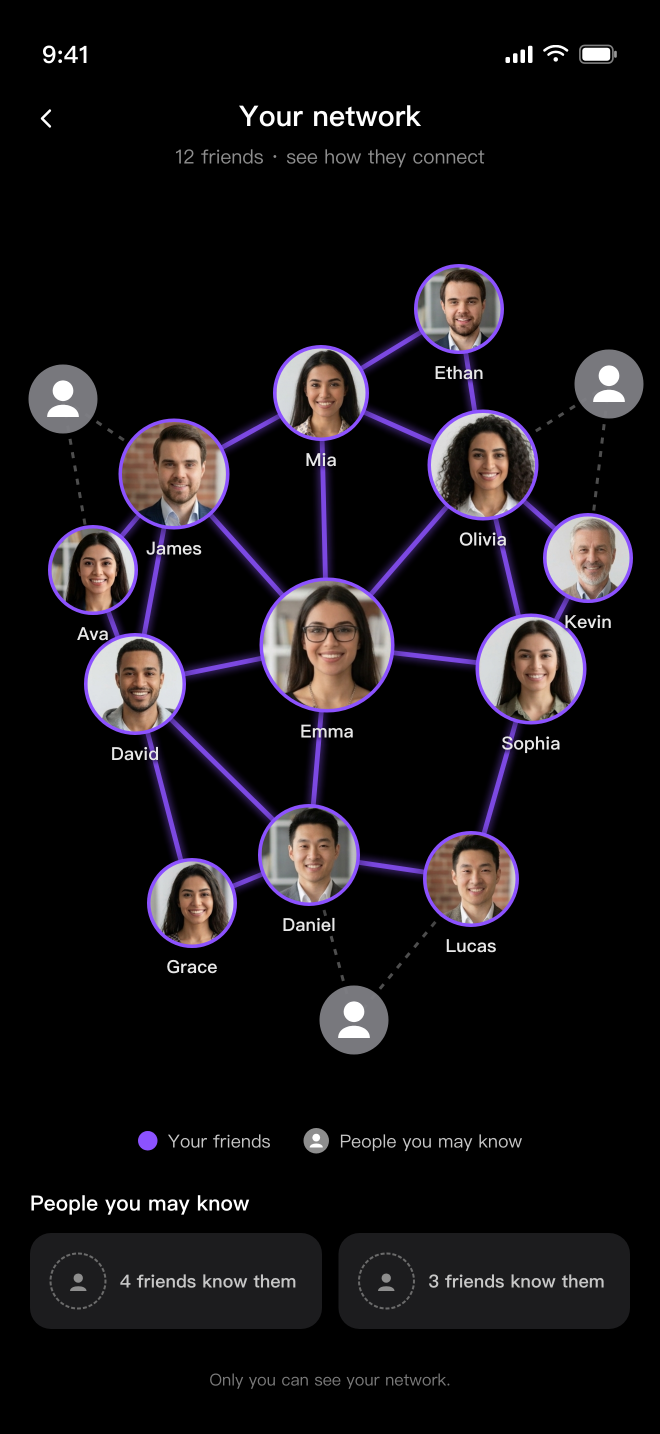
#> input picture store-assets/app-store/screenshots-6.9-en/01-network.png, 1320 x 2868 px (shown at 1/2 size)
$ python build_screenshot.py 5 screenshots-6.9-en/01-network.png
#> lines starting #> are read from the running program, lines starting #| are printed output that depends on the picture; after the words box and inside, x2 and y2 are one past the last pixel; in counts of white or black regions, pixels touching at a corner belong together
#!/usr/bin/env python3
"""Build PikTag App Store marketing screenshots.

LINE-style layout: purple→pink gradient background, big bold title at top,
small subtitle below, simplified rounded-white phone frame containing the
real app screenshot below.

Output: 1320×2868 PNG per card (iPhone 17 Pro Max / 6.9" ASC slot).
"""
import os
import sys
from pathlib import Path
from PIL import Image, ImageDraw, ImageFont, ImageFilter

# SS_LANG = one of the 17 caption locales (default zh-TW). zh-TW reads the
# Chinese app screenshots from screenshots-6.9/ and writes to
# screenshots-6.9-marketing/; every other locale reads the ENGLISH app-
# screen set (screenshots-6.9-en/, NA primary market) and writes to
# screenshots-6.9-marketing-<locale>/. Captions live in captions.py.
LANG = os.environ.get("SS_LANG", "zh-TW")
from captions import CARDS_BY_LANG, CHIP_BY_LANG  # noqa: E402

# ── Canvas / brand ─────────────────────────────────────────────────────
W, H = 1320, 2868
# Brand purple→pink gradient. piktag500 = #8c52ff, end = pink-500 #ec4899.
GRAD_START = (140, 82, 255)   # purple
GRAD_END = (236, 72, 153)     # pink
WHITE = (255, 255, 255)
DARK = (255, 255, 255)        # title color on gradient

# ── Layout ─────────────────────────────────────────────────────────────
PAD_X = 90
TITLE_TOP = 208
TITLE_LINE_GAP = 14
SUBTITLE_GAP = 44
PHONE_TOP = 724
# Aspect-match source 1320×2868 so the screenshot fits without bottom crop.
# inner aspect = 952/2068 ≈ 0.460 = source aspect. Outer adds border 14×2.
PHONE_W = 980
PHONE_H = 2096
PHONE_RADIUS = 70    # phone corner radius
PHONE_BORDER_W = 14  # white frame thickness
PHONE_SHADOW_BLUR = 60

# ── Fonts ──────────────────────────────────────────────────────────────
# CJK locales use Hiragino (full CJK coverage). Every other locale uses Arial,
# which renders Latin Extended (œ, î), Vietnamese/Turkish diacritics, Cyrillic,
# AND a normal-width apostrophe — Hiragino lacks œ/î and draws ' full-width
# (the "d' œil → d' [tofu]" bug the founder caught on the fr card 2026-06-27).
_CJK_LANGS = {"zh-TW", "zh-CN", "ja"}
# League Spartan = PikTag brand typeface (2026-06-27). It is Latin-only — covers these
# 8 locales but NOT Vietnamese/Cyrillic, so vi/ru stay on Arial; CJK stays
# Hiragino. (See memory: piktag-brand-typeface-outfit.)
_LSPARTAN_LANGS = {"en", "de", "fr", "es", "pt", "it", "id", "tr"}
_IS_CJK = LANG in _CJK_LANGS
_IS_LSPARTAN = LANG in _LSPARTAN_LANGS
_HERE = os.path.dirname(os.path.abspath(__file__))
HIRAGINO = "/System/Library/Fonts/Hiragino Sans GB.ttc"
ARIAL = "/System/Library/Fonts/Supplemental/Arial.ttf"
ARIAL_BOLD = "/System/Library/Fonts/Supplemental/Arial Bold.ttf"
LSPARTAN = os.path.join(_HERE, "fonts", "LeagueSpartan-Regular.ttf")
LSPARTAN_BOLD = os.path.join(_HERE, "fonts", "LeagueSpartan-Bold.ttf")
FONT_PATH = HIRAGINO  # legacy alias (sparkle/decoration only)
TITLE_FONT_SIZE = 116
SUBTITLE_FONT_SIZE = 62   # was 48 — founder 2026-06-29: caption too small for older eyes


# [24 lines left out: function _linux_fallback, not called in this run]


def load_font(size: int, bold: bool = False) -> ImageFont.FreeTypeFont:
    try:
        if _IS_CJK:
            return ImageFont.truetype(HIRAGINO, size, index=(2 if bold else 0))
        if _IS_LSPARTAN:
            return ImageFont.truetype(LSPARTAN_BOLD if bold else LSPARTAN, size)
        return ImageFont.truetype(ARIAL_BOLD if bold else ARIAL, size)  # vi, ru
    except OSError:
        return _linux_fallback(size, bold)


def gradient_bg() -> Image.Image:
    """Diagonal purple→pink gradient covering 1320×2868."""
    bg = Image.new("RGB", (W, H), GRAD_START)
    px = bg.load()
    # Diagonal blend: t = (x + y) / (W + H), where t∈[0,1] interpolates colors.
    denom = float(W + H)
    for y in range(H):
        for x in range(W):
            t = (x + y) / denom
            r = int(GRAD_START[0] * (1 - t) + GRAD_END[0] * t)
            g = int(GRAD_START[1] * (1 - t) + GRAD_END[1] * t)
            b = int(GRAD_START[2] * (1 - t) + GRAD_END[2] * t)
            px[x, y] = (r, g, b)
    return bg


def draw_text_centered(
    draw: ImageDraw.ImageDraw,
    text: str,
    font: ImageFont.FreeTypeFont,
    y: int,
    color: tuple,
) -> int:
    """Draw text horizontally centered. Returns the bottom y of drawn text."""
    bbox = draw.textbbox((0, 0), text, font=font)
    text_w = bbox[2] - bbox[0]
    text_h = bbox[3] - bbox[1]
    x = (W - text_w) // 2
    # Subtle drop shadow for readability on gradient.
    shadow_offset = 4
    draw.text((x + shadow_offset, y + shadow_offset), text, font=font, fill=(0, 0, 0, 60))
    draw.text((x, y), text, font=font, fill=color)
    return y + text_h


def wrap_title(title: str) -> list:
    """Split the title into visual lines. An explicit '\\n' in the caption
    forces the break (used by the localized captions); otherwise fall back
    to splitting on a full-width / half-width comma for the en/zh authored
    titles."""
    if "\n" in title:
        return title.split("\n")
    if "，" in title and len(title) > 9:
        return title.split("，", 1)
    if ", " in title and len(title) > 18:
        return [p.strip() for p in title.split(", ", 1)]
    return [title]


def wrap_to_width(draw, text, font, max_width):
    """Greedy-wrap text to fit max_width px. Word-wraps on spaces (Latin/
    Cyrillic); falls back to per-character wrapping for space-less CJK."""
    text = text.strip()
    if not text:
        return [""]
    units = text.split(" ") if " " in text else list(text)
    joiner = " " if " " in text else ""
    lines, cur = [], ""
    for u in units:
        trial = (cur + joiner + u) if cur else u
        if not cur or draw.textlength(trial, font=font) <= max_width:
            cur = trial
        else:
            lines.append(cur)
            cur = u
    if cur:
        lines.append(cur)
    return lines


def round_corners(im: Image.Image, radius: int) -> Image.Image:
    """Round the corners of an RGBA image with a soft mask."""
    mask = Image.new("L", im.size, 0)
    md = ImageDraw.Draw(mask)
    md.rounded_rectangle((0, 0, im.size[0], im.size[1]), radius=radius, fill=255)
    out = im.convert("RGBA")
    out.putalpha(mask)
    return out


def paste_phone(
    bg: Image.Image, app_screenshot_path: str
) -> None:
    """Paste the app screenshot inside a rounded white phone frame, centered.

    Frame = white rounded rect bigger than the screenshot by PHONE_BORDER_W
    on each side. Drop shadow on the frame.
    """
    # Load + resize the app screenshot to fit inside the inner rect.
    inner_w = PHONE_W - PHONE_BORDER_W * 2
    inner_h = PHONE_H - PHONE_BORDER_W * 2
    inner_radius = PHONE_RADIUS - PHONE_BORDER_W
    screenshot = Image.open(app_screenshot_path).convert("RGBA")
    # Fit-to-cover the inner rect (preserve aspect, crop the overflow).
    src_w, src_h = screenshot.size
    target_aspect = inner_w / inner_h
    src_aspect = src_w / src_h
    if abs(src_aspect - target_aspect) < 0.005:
        # Aspects match (phone frame is now sized to source aspect) — no crop.
        pass
    elif src_aspect > target_aspect:
        # source wider — crop horizontally, centered.
        new_w = int(src_h * target_aspect)
        offset_x = (src_w - new_w) // 2
        screenshot = screenshot.crop((offset_x, 0, offset_x + new_w, src_h))
    else:
        # source taller — center-crop vertically (preserve both top & bottom).
        new_h = int(src_w / target_aspect)
        offset_y = (src_h - new_h) // 2
        screenshot = screenshot.crop((0, offset_y, src_w, offset_y + new_h))
    screenshot = screenshot.resize((inner_w, inner_h), Image.LANCZOS)
    screenshot = round_corners(screenshot, inner_radius)

    # Build the white-frame layer (PHONE_W × PHONE_H), rounded.
    frame_layer = Image.new("RGBA", (PHONE_W, PHONE_H), (0, 0, 0, 0))
    fd = ImageDraw.Draw(frame_layer)
    fd.rounded_rectangle(
        (0, 0, PHONE_W, PHONE_H), radius=PHONE_RADIUS, fill=WHITE
    )
    # Inset the screenshot at PHONE_BORDER_W offset.
    frame_layer.paste(
        screenshot, (PHONE_BORDER_W, PHONE_BORDER_W), screenshot
    )

    # Drop shadow: blurred black rect under the frame.
    shadow = Image.new("RGBA", (W, H), (0, 0, 0, 0))
    sd = ImageDraw.Draw(shadow)
    phone_x = (W - PHONE_W) // 2
    phone_y = PHONE_TOP
    sd.rounded_rectangle(
        (phone_x, phone_y + 24, phone_x + PHONE_W, phone_y + PHONE_H + 24),
        radius=PHONE_RADIUS,
        fill=(0, 0, 0, 120),
    )
    shadow = shadow.filter(ImageFilter.GaussianBlur(radius=PHONE_SHADOW_BLUR))
    bg.paste(shadow, (0, 0), shadow)

    # Paste the actual phone frame on top.
    bg.paste(frame_layer, (phone_x, phone_y), frame_layer)


# [97 lines left out: functions draw_sparkle, draw_chip, not called in this run]


# Per-card decorative extras (chips + sparkles). Key = 1-based card index.
_SPARKLES = [
    (130, 460, 32),
    (1200, 510, 28),
    (90, 2580, 36),
    (1240, 2540, 30),
    (200, 1550, 22),
    (1170, 1400, 22),
]
_G_WHITE = ((255, 255, 255), (240, 230, 255))  # white→pale-purple
_G_PINK = ((255, 235, 250), (240, 220, 255))   # pink→pale-purple

_CHIP_FAST, _CHIP_AI = CHIP_BY_LANG[LANG]

CARD_EXTRAS = {
    1: {"sparkles": [], "chips": []},
    2: {"sparkles": [], "chips": []},
    # Chips only on the card-scan card (now #3 after the 2026-06-11
    # story reorder) per founder.
    3: {
        "sparkles": [],
        "chips": [
            (220, 1120, _CHIP_FAST, "", _G_WHITE),
            (1100, 1900, _CHIP_AI, "", _G_PINK),
        ],
    },
    4: {"sparkles": [], "chips": []},
    5: {"sparkles": [], "chips": []},
    6: {"sparkles": [], "chips": []},
}


def build(
    title: str, subtitle: str, app_screenshot_path: str, out_path: str,
    extras=None
) -> None:
    bg = gradient_bg().convert("RGBA")
    draw = ImageDraw.Draw(bg)
    title_font = load_font(TITLE_FONT_SIZE, bold=True)
    sub_font = load_font(SUBTITLE_FONT_SIZE, bold=False)
    max_w = W - 2 * PAD_X
    title_lh = int(TITLE_FONT_SIZE * 1.16)
    sub_lh = int(SUBTITLE_FONT_SIZE * 1.32)

    # Title — explicit \n parts, each auto-wrapped to fit the canvas width.
    y = TITLE_TOP
    for part in wrap_title(title):
        for line in wrap_to_width(draw, part, title_font, max_w):
            draw_text_centered(draw, line, title_font, y, WHITE)
            y += title_lh

    # Subtitle — auto-wrapped, may span multiple lines.
    y += SUBTITLE_GAP
    for line in wrap_to_width(draw, subtitle, sub_font, max_w):
        draw_text_centered(draw, line, sub_font, y, WHITE)
        y += sub_lh

    # Phone with screenshot.
    paste_phone(bg, app_screenshot_path)

    # Optional decorations: sparkles + floating chips on top of phone layer.
    if extras:
        deco = Image.new("RGBA", bg.size, (0, 0, 0, 0))
        dd = ImageDraw.Draw(deco)
        for cx, cy, size in extras.get("sparkles", []):
            draw_sparkle(dd, cx, cy, size)
        bg.paste(deco, (0, 0), deco)
        for cx, cy, label, icon, grad in extras.get("chips", []):
            draw_chip(bg, cx, cy, label, icon, grad)

    bg.convert("RGB").save(out_path, "PNG", optimize=True)
    print(f"Wrote: {out_path}")


# ── 6-card config ──────────────────────────────────────────────────────
# Order = the locked story (2026-06-11 Zuckerberg-standard pass): be found
# → meet (QR) → meet (card) → reconnect (AI) → discover (map) → grow
# (stats). Captions (17 locales) live in captions.py.
CARDS = CARDS_BY_LANG[LANG]


def main() -> None:
    if len(sys.argv) < 2:
        print("Usage: SS_LANG=<locale> build_screenshot.py <index 1-6> [source-app.png]")
        sys.exit(1)
    idx = int(sys.argv[1]) - 1
    if not (0 <= idx < len(CARDS)):
        print(f"index must be 1..{len(CARDS)}")
        sys.exit(1)
    title, subtitle, default_src = CARDS[idx]
    # zh-TW uses the Chinese app captures; every other locale reuses the
    # one English app-screen set (founder 2026-06-12: localize captions,
    # one app-screen set).
    src_dir = "screenshots-6.9" if LANG == "zh-TW" else "screenshots-6.9-en"
    source = sys.argv[2] if len(sys.argv) > 2 else f"{src_dir}/{default_src}"
    out_name = "screenshots-6.9-marketing" if LANG == "zh-TW" else f"screenshots-6.9-marketing-{LANG}"
    out = Path(__file__).parent / out_name
    out.mkdir(exist_ok=True)
    out_path = out / f"{idx+1:02d}-marketing.png"
    here = Path(__file__).parent
    abs_source = (here / source) if not Path(source).is_absolute() else Path(source)
    extras = CARD_EXTRAS.get(idx + 1)
    build(title, subtitle, str(abs_source), str(out_path), extras=extras)
#> in build, `bg = gradient_bg().convert("RGBA")`:
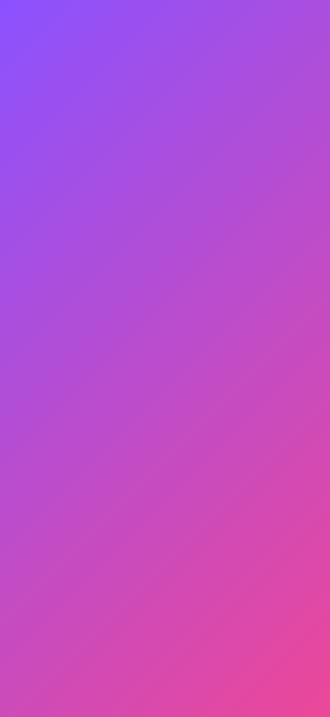
#> bg: PIL image 1320x2868 RGBA (shown at 1/4 size); mean R, G, B, A 187.5, 76.5, 203.5, 255
#> after the loop in build, `for part in wrap_title(title):`: y = 476
#> in build, `y += SUBTITLE_GAP`: y = 520
#> the loop in build, `for line in wrap_to_width(draw, subtitle, sub_font, max_w):` made 1 pass
#> (line, bbox in draw_text_centered, text_w in draw_text_centered, text_h in draw_text_centered, x in draw_text_centered, shadow_offset in draw_text_centered, y) on pass 1: ('同標籤的朋友，就在你身邊', (0, 14, 446, 69), 446, 55, 437, 4, 601)
#> after the loop in build, `for line in wrap_to_width(draw, subtitle, sub_font, max_w):`: y = 601
#> in round_corners, `out.putalpha(mask)`:
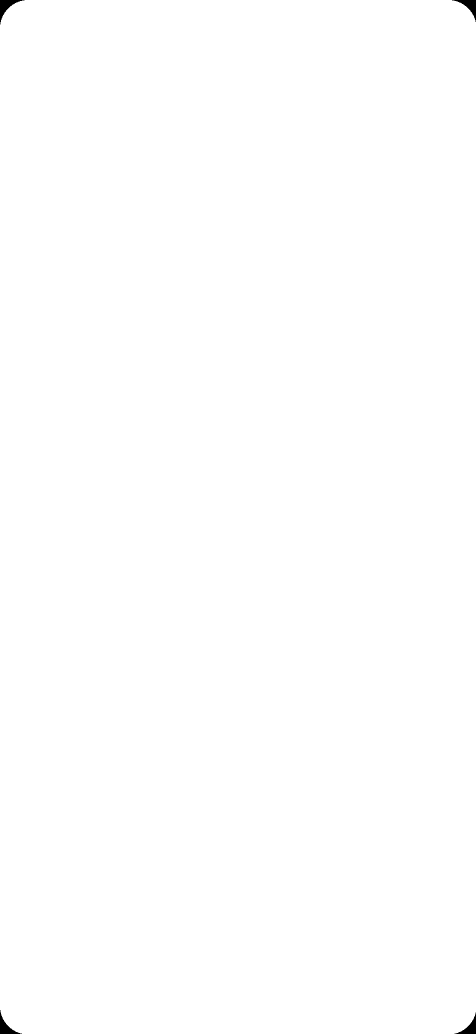
#> mask: PIL image 952x2068 L (shown at 1/2 size); 99.9% white; 4 black regions, box (x1, y1, x2, y2) and area: (0, 0, 49, 49) 691, (904, 0, 952, 44) 642, (0, 2020, 44, 2068) 642, (909, 2025, 952, 2068) 594
#> in paste_phone, `bg.paste(shadow, (0, 0), shadow)`:
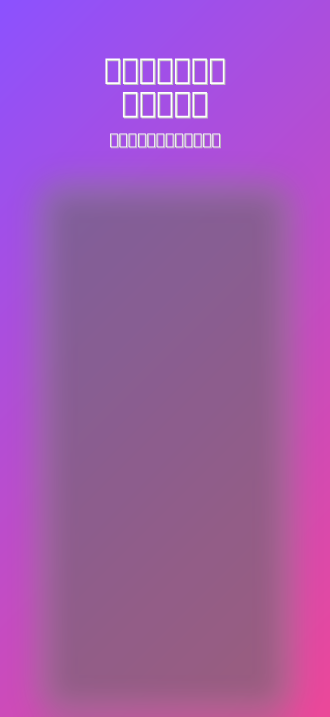
#> bg: PIL image 1320x2868 RGBA (shown at 1/4 size); mean R, G, B, A 137.6, 58.3, 153, 216.7; transparent parts drawn white
#> in build, `bg.convert("RGB").save(out_path, "PNG", optimize=True)`:
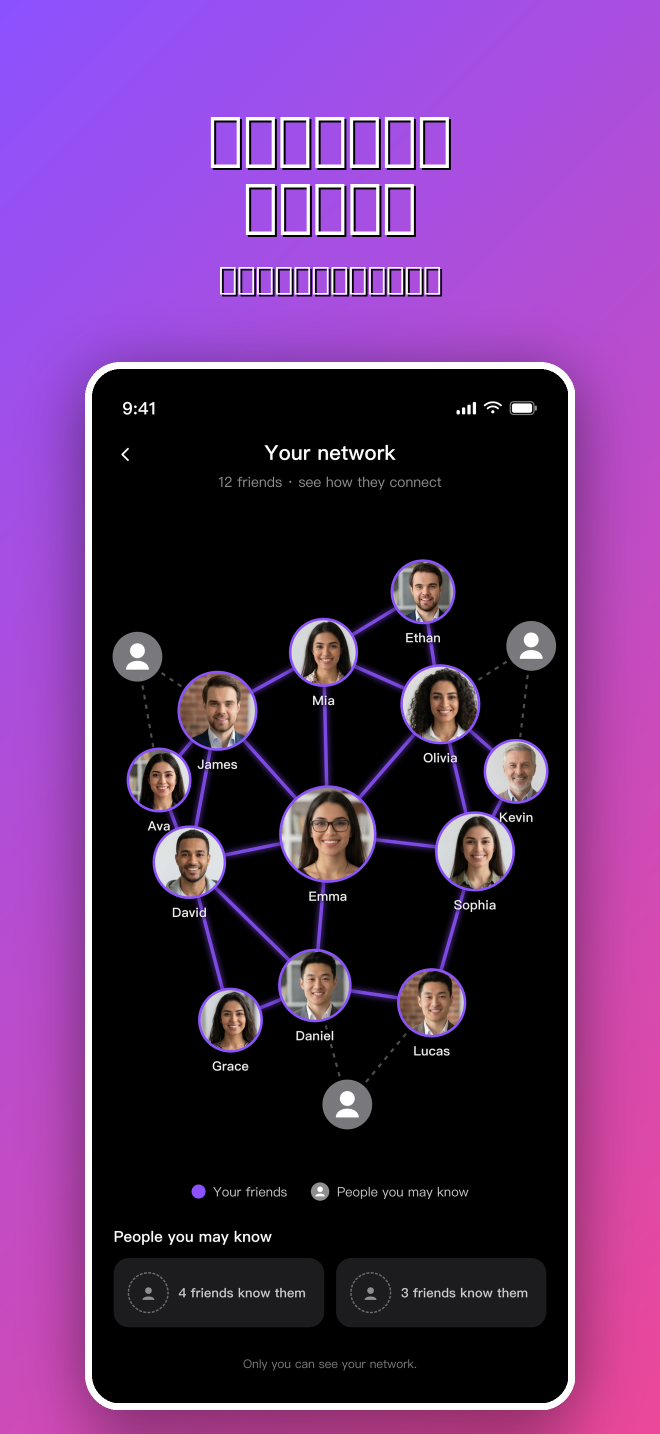
#> saved as 05-marketing.png: PIL image 1320x2868 RGB (shown at 1/2 size); mean R, G, B 95.1, 50.5, 110.5


if __name__ == "__main__":
    main()

$ run again, with store-assets/app-store/screenshots-6.9-en/01-cardscan.png copied over store-assets/app-store/screenshots-6.9-en/01-network.png
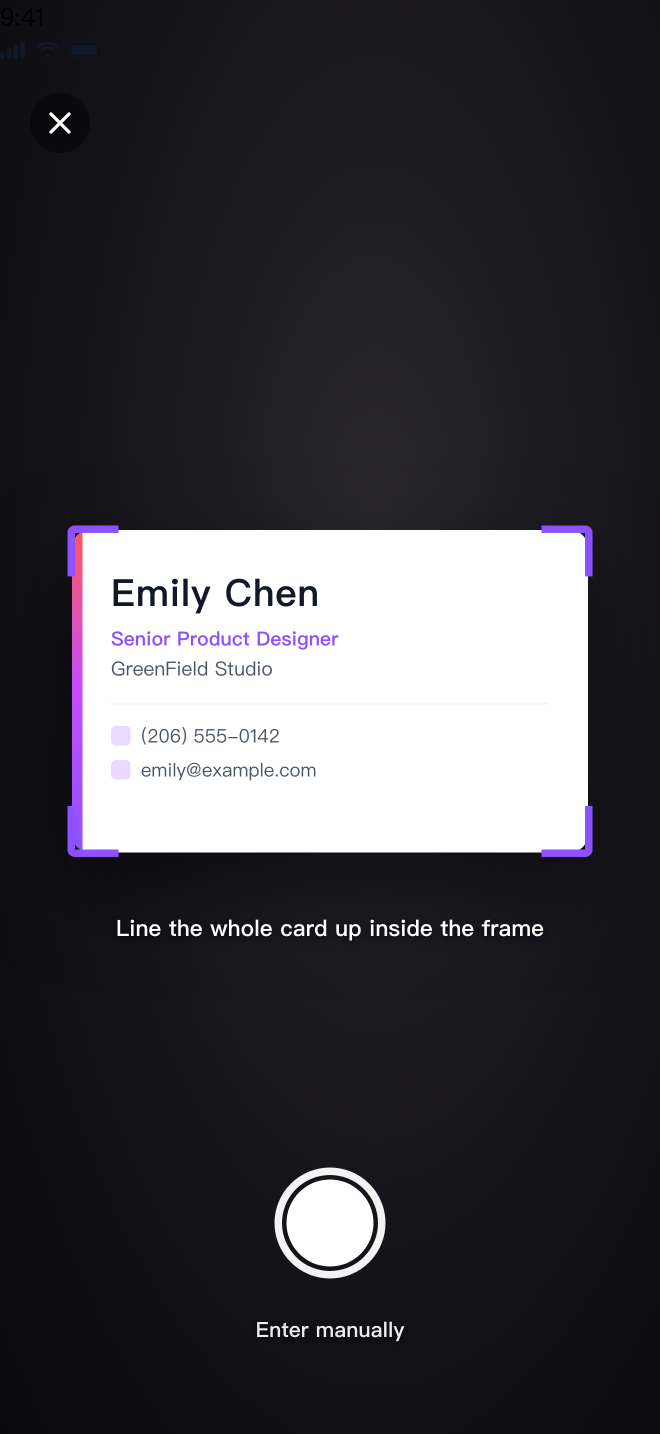
#> input picture store-assets/app-store/screenshots-6.9-en/01-cardscan.png, 1320 x 2868 px (shown at 1/2 size)
#> after the loop in build, `for part in wrap_title(title):`: y = 476
#> in build, `y += SUBTITLE_GAP`: y = 520
#> the loop in build, `for line in wrap_to_width(draw, subtitle, sub_font, max_w):` made 1 pass
#> (line, bbox in draw_text_centered, text_w in draw_text_centered, text_h in draw_text_centered, x in draw_text_centered, shadow_offset in draw_text_centered, y) on pass 1: ('同標籤的朋友，就在你身邊', (0, 14, 446, 69), 446, 55, 437, 4, 601)
#> after the loop in build, `for line in wrap_to_width(draw, subtitle, sub_font, max_w):`: y = 601
#> in paste_phone, `frame_layer.paste( screenshot, (PHONE_BORDER_W, PHONE_BORDER_W), scree..`:
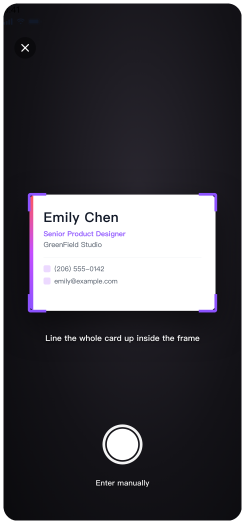
#> frame_layer: PIL image 980x2096 RGBA (shown at 1/4 size); mean R, G, B, A 72.4, 70.9, 76.3, 254.5; transparent parts drawn white
#> in build, `bg.convert("RGB").save(out_path, "PNG", optimize=True)`:
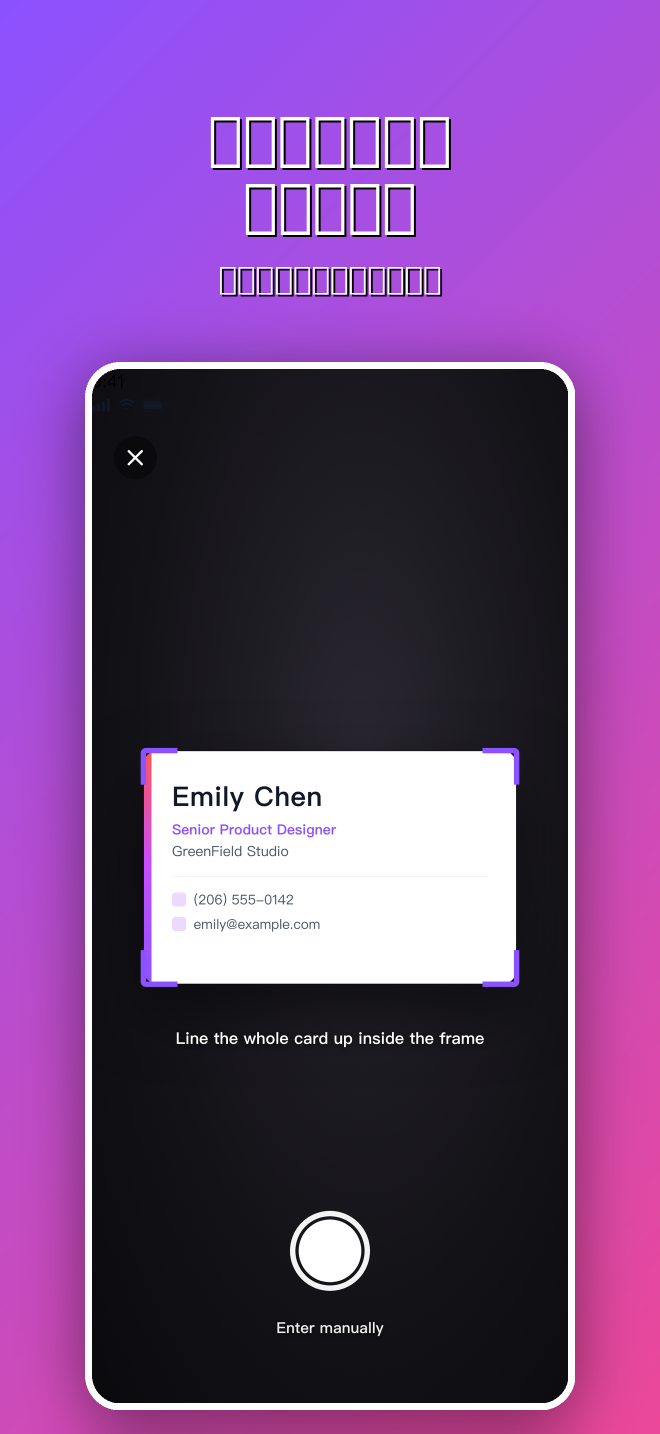
#> saved as 05-marketing.png: PIL image 1320x2868 RGB (shown at 1/2 size); mean R, G, B 117.4, 73.6, 134.8
